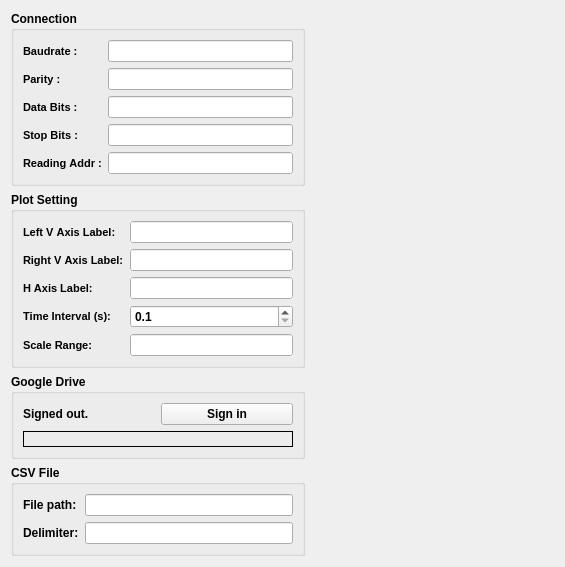
        <widget class="QWidget" name="tabGeneral">
         <attribute name="title">
          <string>General</string>
         </attribute>
         <layout class="QGridLayout" name="gridLayout_6">
          <item row="0" column="0">
           <layout class="QVBoxLayout" name="verticalLayout_2">
            <item>
             <widget class="QGroupBox" name="groupBox_4">
              <property name="minimumSize">
               <size>
                <width>294</width>
                <height>0</height>
               </size>
              </property>
              <property name="font">
               <font>
                <family>Segoe UI</family>
                <pointsize>9</pointsize>
                <bold>true</bold>
               </font>
              </property>
              <property name="title">
               <string>Connection</string>
              </property>
              <layout class="QGridLayout" name="gridLayout">
               <item row="0" column="0">
                <layout class="QFormLayout" name="formLayout_2">
                 <item row="0" column="0">
                  <widget class="QLabel" name="label_38">
                   <property name="font">
                    <font>
                     <family>Segoe UI</family>
                     <pointsize>8</pointsize>
                     <bold>true</bold>
                     <kerning>false</kerning>
                    </font>
                   </property>
                   <property name="text">
                    <string>Baudrate :</string>
                   </property>
                   <property name="alignment">
                    <set>Qt::AlignJustify|Qt::AlignVCenter</set>
                   </property>
                  </widget>
                 </item>
                 <item row="1" column="0">
                  <widget class="QLabel" name="label_39">
                   <property name="font">
                    <font>
                     <family>Segoe UI</family>
                     <pointsize>8</pointsize>
                     <bold>true</bold>
                     <kerning>false</kerning>
                    </font>
                   </property>
                   <property name="text">
                    <string>Parity :</string>
                   </property>
                   <property name="alignment">
                    <set>Qt::AlignJustify|Qt::AlignVCenter</set>
                   </property>
                  </widget>
                 </item>
                 <item row="2" column="0">
                  <widget class="QLabel" name="label_40">
                   <property name="font">
                    <font>
                     <family>Segoe UI</family>
                     <pointsize>8</pointsize>
                     <bold>true</bold>
                     <kerning>false</kerning>
                    </font>
                   </property>
                   <property name="text">
                    <string>Data Bits :</string>
                   </property>
                   <property name="alignment">
                    <set>Qt::AlignJustify|Qt::AlignVCenter</set>
                   </property>
                  </widget>
                 </item>
                 <item row="3" column="0">
                  <widget class="QLabel" name="label_41">
                   <property name="font">
                    <font>
                     <family>Segoe UI</family>
                     <pointsize>8</pointsize>
                     <bold>true</bold>
                     <kerning>false</kerning>
                    </font>
                   </property>
                   <property name="text">
                    <string>Stop Bits :</string>
                   </property>
                   <property name="alignment">
                    <set>Qt::AlignJustify|Qt::AlignVCenter</set>
                   </property>
                  </widget>
                 </item>
                 <item row="4" column="0">
                  <widget class="QLabel" name="label_42">
                   <property name="font">
                    <font>
                     <family>Segoe UI</family>
                     <pointsize>8</pointsize>
                     <bold>true</bold>
                     <kerning>false</kerning>
                    </font>
                   </property>
                   <property name="text">
                    <string>Reading Addr :</string>
                   </property>
                   <property name="alignment">
                    <set>Qt::AlignJustify|Qt::AlignVCenter</set>
                   </property>
                  </widget>
                 </item>
                 <item row="4" column="1">
                  <widget class="QLineEdit" name="readingaddrLineEdit">
                   <property name="autoFillBackground">
                    <bool>true</bool>
                   </property>
                   <property name="frame">
                    <bool>true</bool>
                   </property>
                  </widget>
                 </item>
                 <item row="0" column="1">
                  <widget class="QLineEdit" name="baudrateLineEdit"/>
                 </item>
                 <item row="1" column="1">
                  <widget class="QLineEdit" name="parityLineEdit"/>
                 </item>
                 <item row="2" column="1">
                  <widget class="QLineEdit" name="databitsLineEdit"/>
                 </item>
                 <item row="3" column="1">
                  <widget class="QLineEdit" name="stopbitsLineEdit"/>
                 </item>
                </layout>
               </item>
              </layout>
             </widget>
            </item>
            <item>
             <widget class="QGroupBox" name="groupBox_5">
              <property name="font">
               <font>
                <family>Segoe UI</family>
                <pointsize>9</pointsize>
                <bold>true</bold>
               </font>
              </property>
              <property name="title">
               <string>Plot Setting</string>
              </property>
              <layout class="QGridLayout" name="gridLayout_5">
               <item row="0" column="0">
                <layout class="QFormLayout" name="formLayout_4">
                 <item row="0" column="0">
                  <widget class="QLabel" name="label_43">
                   <property name="font">
                    <font>
                     <family>Segoe UI</family>
                     <pointsize>8</pointsize>
                     <bold>true</bold>
                     <kerning>false</kerning>
                    </font>
                   </property>
                   <property name="text">
                    <string>Left V Axis Label:</string>
                   </property>
                   <property name="alignment">
                    <set>Qt::AlignJustify|Qt::AlignVCenter</set>
                   </property>
                  </widget>
                 </item>
                 <item row="0" column="1">
                  <widget class="QLineEdit" name="editLeftVLabel">
                   <property name="autoFillBackground">
                    <bool>true</bool>
                   </property>
                   <property name="frame">
                    <bool>true</bool>
                   </property>
                  </widget>
                 </item>
                 <item row="1" column="0">
                  <widget class="QLabel" name="label_44">
                   <property name="font">
                    <font>
                     <family>Segoe UI</family>
                     <pointsize>8</pointsize>
                     <bold>true</bold>
                     <kerning>false</kerning>
                    </font>
                   </property>
                   <property name="text">
                    <string>Right V Axis Label:</string>
                   </property>
                   <property name="alignment">
                    <set>Qt::AlignJustify|Qt::AlignVCenter</set>
                   </property>
                  </widget>
                 </item>
                 <item row="1" column="1">
                  <widget class="QLineEdit" name="editRightVLabel">
                   <property name="autoFillBackground">
                    <bool>true</bool>
                   </property>
                   <property name="frame">
                    <bool>true</bool>
                   </property>
                  </widget>
                 </item>
                 <item row="2" column="0">
                  <widget class="QLabel" name="label_45">
                   <property name="font">
                    <font>
                     <family>Segoe UI</family>
                     <pointsize>8</pointsize>
                     <bold>true</bold>
                     <kerning>false</kerning>
                    </font>
                   </property>
                   <property name="text">
                    <string>H Axis Label:</string>
                   </property>
                   <property name="alignment">
                    <set>Qt::AlignJustify|Qt::AlignVCenter</set>
                   </property>
                  </widget>
                 </item>
                 <item row="2" column="1">
                  <widget class="QLineEdit" name="editHLabel">
                   <property name="autoFillBackground">
                    <bool>true</bool>
                   </property>
                   <property name="frame">
                    <bool>true</bool>
                   </property>
                  </widget>
                 </item>
                 <item row="3" column="0">
                  <widget class="QLabel" name="label_46">
                   <property name="font">
                    <font>
                     <family>Segoe UI</family>
                     <pointsize>8</pointsize>
                     <bold>true</bold>
                     <kerning>false</kerning>
                    </font>
                   </property>
                   <property name="text">
                    <string>Time Interval (s):</string>
                   </property>
                   <property name="alignment">
                    <set>Qt::AlignJustify|Qt::AlignVCenter</set>
                   </property>
                  </widget>
                 </item>
                 <item row="3" column="1">
                  <widget class="QDoubleSpinBox" name="timeIntervalDoubleSpinBox">
                   <property name="locale">
                    <locale language="English" country="UnitedStates"/>
                   </property>
                   <property name="decimals">
                    <number>1</number>
                   </property>
                   <property name="minimum">
                    <double>0.100000000000000</double>
                   </property>
                   <property name="maximum">
                    <double>10000000.000000000000000</double>
                   </property>
                  </widget>
                 </item>
                 <item row="4" column="0">
                  <widget class="QLabel" name="scaleRangeLabel_2">
                   <property name="font">
                    <font>
                     <family>Segoe UI</family>
                     <pointsize>8</pointsize>
                     <bold>true</bold>
                    </font>
                   </property>
                   <property name="text">
                    <string>Scale Range:</string>
                   </property>
                  </widget>
                 </item>
                 <item row="4" column="1">
                  <widget class="QLineEdit" name="editScaleRange">
                   <property name="autoFillBackground">
                    <bool>true</bool>
                   </property>
                   <property name="frame">
                    <bool>true</bool>
                   </property>
                  </widget>
                 </item>
                </layout>
               </item>
              </layout>
             </widget>
            </item>
            <item>
             <widget class="QGroupBox" name="groupBox_6">
              <property name="font">
               <font>
                <family>Segoe UI</family>
                <pointsize>9</pointsize>
                <bold>true</bold>
               </font>
              </property>
              <property name="title">
               <string>Google Drive</string>
              </property>
              <layout class="QGridLayout" name="gridLayout_4">
               <item row="0" column="0">
                <layout class="QVBoxLayout" name="verticalLayout">
                 <item>
                  <layout class="QHBoxLayout" name="horizontalLayout">
                   <item>
                    <widget class="QLabel" name="signinLabel">
                     <property name="text">
                      <string>Signed out.</string>
                     </property>
                    </widget>
                   </item>
                   <item>
                    <widget class="QPushButton" name="signinPushButton">
                     <property name="maximumSize">
                      <size>
                       <width>200</width>
                       <height>16777215</height>
                      </size>
                     </property>
                     <property name="text">
                      <string>Sign in</string>
                     </property>
                    </widget>
                   </item>
                  </layout>
                 </item>
                 <item>
                  <widget class="QLabel" name="emailLabel">
                   <property name="frameShape">
                    <enum>QFrame::Box</enum>
                   </property>
                   <property name="text">
                    <string/>
                   </property>
                  </widget>
                 </item>
                </layout>
               </item>
              </layout>
             </widget>
            </item>
            <item>
             <widget class="QGroupBox" name="groupBox7">
              <property name="font">
               <font>
                <family>Segoe UI</family>
                <pointsize>9</pointsize>
                <bold>true</bold>
               </font>
              </property>
              <property name="title">
               <string>CSV File</string>
              </property>
              <layout class="QGridLayout" name="gridLayout_7">
               <item row="0" column="0">
                <layout class="QFormLayout" name="formLayout">
                 <item row="0" column="0">
                  <widget class="QLabel" name="filePathLabel">
                   <property name="text">
                    <string>File path:</string>
                   </property>
                  </widget>
                 </item>
                 <item row="0" column="1">
                  <widget class="QLineEdit" name="filePathLineEdit"/>
                 </item>
                 <item row="1" column="0">
                  <widget class="QLabel" name="delimiterLabel">
                   <property name="text">
                    <string>Delimiter:</string>
                   </property>
                  </widget>
                 </item>
                 <item row="1" column="1">
                  <widget class="QLineEdit" name="delimiterLineEdit"/>
                 </item>
                </layout>
               </item>
              </layout>
             </widget>
            </item>
           </layout>
          </item>
          <item row="0" column="1">
           <spacer name="horizontalSpacer">
            <property name="orientation">
             <enum>Qt::Horizontal</enum>
            </property>
            <property name="sizeHint" stdset="0">
             <size>
              <width>249</width>
              <height>20</height>
             </size>
            </property>
           </spacer>
          </item>
         </layout>
        </widget>
